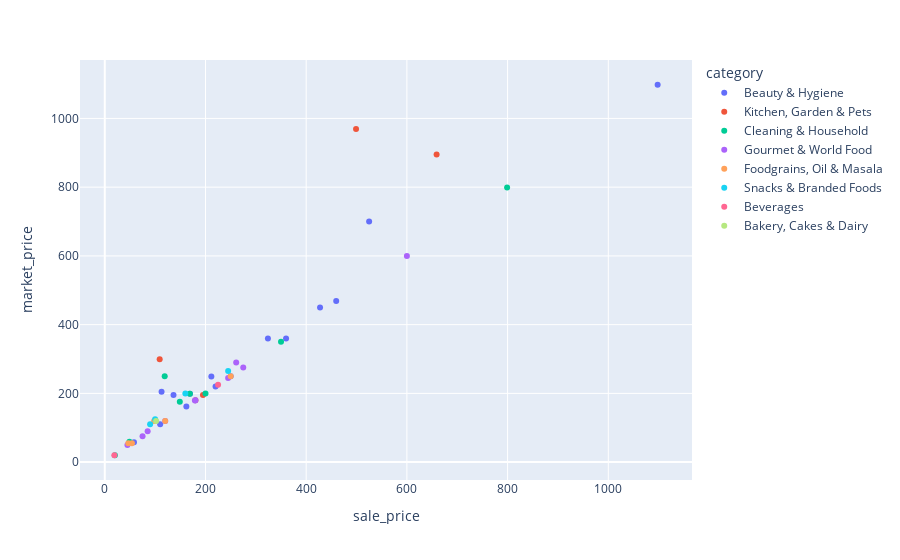

The notebook cell saved with this chart:
### Markdown cell above
#Types of Graphs
- Bubble plot
- Cluster plot
- barplot

### Code cell
px.scatter(df.head(50),y='market_price',x='sale_price',color='category')

### Figure 1 — Plotly figure (JSON) as saved in the notebook; plotly's stock layout.template omitted (floating-point values rounded to 4 significant figures)
{"data": [{"hovertemplate": "category=Beauty & Hygiene<br>sale_price=%{x}<br>market_price=%{y}<extra></extra>", "legendgroup": "Beauty & Hygiene", "marker": {"color": "#636efa", "symbol": "circle"}, "mode": "markers", "name": "Beauty & Hygiene", "orientation": "v", "showlegend": true, "type": "scatter", "x": [220, 162, 58, 250, 1098, 110, 324, 525, 169.2, 211.7, 136.5, 112.8, 427.5, 360, 459.6], "xaxis": "x", "y": [220, 162, 58, 250, 1098, 110, 360, 700, 199, 249, 195, 205, 450, 360, 469], "yaxis": "y"}, {"hovertemplate": "category=Kitchen, Garden & Pets<br>sale_price=%{x}<br>market_price=%{y}<extra></extra>", "legendgroup": "Kitchen, Garden & Pets", "marker": {"color": "#EF553B", "symbol": "circle"}, "mode": "markers", "name": "Kitchen, Garden & Pets", "orientation": "v", "showlegend": true, "type": "scatter", "x": [180, 195, 659, 499, 109], "xaxis": "x", "y": [180, 195, 895, 969, 299], "yaxis": "y"}, {"hovertemplate": "category=Cleaning & Household<br>sale_price=%{x}<br>market_price=%{y}<extra></extra>", "legendgroup": "Cleaning & Household", "marker": {"color": "#00cc96", "symbol": "circle"}, "mode": "markers", "name": "Cleaning & Household", "orientation": "v", "showlegend": true, "type": "scatter", "x": [119, 149, 169, 20, 350, 200, 49, 799], "xaxis": "x", "y": [250, 176, 199, 20, 350, 200, 59, 799], "yaxis": "y"}, {"hovertemplate": "category=Gourmet & World Food<br>sale_price=%{x}<br>market_price=%{y}<extra></extra>", "legendgroup": "Gourmet & World Food", "marker": {"color": "#ab63fa", "symbol": "circle"}, "mode": "markers", "name": "Gourmet & World Food", "orientation": "v", "showlegend": true, "type": "scatter", "x": [261, 600, 180, 120, 85.14, 45, 75, 275, 179, 245], "xaxis": "x", "y": [290, 600, 180, 120, 90, 50, 75, 275, 179, 245], "yaxis": "y"}, {"hovertemplate": "category=Foodgrains, Oil & Masala<br>sale_price=%{x}<br>market_price=%{y}<extra></extra>", "legendgroup": "Foodgrains, Oil & Masala", "marker": {"color": "#FFA15A", "symbol": "circle"}, "mode": "markers", "name": "Foodgrains, Oil & Masala", "orientation": "v", "showlegend": true, "type": "scatter", "x": [120, 53.9, 98, 46.75, 250], "xaxis": "x", "y": [120, 55, 120, 55, 250], "yaxis": "y"}, {"hovertemplate": "category=Snacks & Branded Foods<br>sale_price=%{x}<br>market_price=%{y}<extra></extra>", "legendgroup": "Snacks & Branded Foods", "marker": {"color": "#19d3f3", "symbol": "circle"}, "mode": "markers", "name": "Snacks & Branded Foods", "orientation": "v", "showlegend": true, "type": "scatter", "x": [245, 90, 160, 100], "xaxis": "x", "y": [265, 110, 200, 125], "yaxis": "y"}, {"hovertemplate": "category=Beverages<br>sale_price=%{x}<br>market_price=%{y}<extra></extra>", "legendgroup": "Beverages", "marker": {"color": "#FF6692", "symbol": "circle"}, "mode": "markers", "name": "Beverages", "orientation": "v", "showlegend": true, "type": "scatter", "x": [19, 225], "xaxis": "x", "y": [20, 225], "yaxis": "y"}, {"hovertemplate": "category=Bakery, Cakes & Dairy<br>sale_price=%{x}<br>market_price=%{y}<extra></extra>", "legendgroup": "Bakery, Cakes & Dairy", "marker": {"color": "#B6E880", "symbol": "circle"}, "mode": "markers", "name": "Bakery, Cakes & Dairy", "orientation": "v", "showlegend": true, "type": "scatter", "x": [102], "xaxis": "x", "y": [120], "yaxis": "y"}], "layout": {"autosize": true, "legend": {"title": {"text": "category"}, "tracegroupgap": 0}, "margin": {"t": 60}, "xaxis": {"anchor": "y", "autorange": true, "domain": [0, 1], "range": [-48.05, 1165.0], "title": {"text": "sale_price"}, "type": "linear"}, "yaxis": {"anchor": "x", "autorange": true, "domain": [0, 1], "range": [-63.47, 1181.0], "title": {"text": "market_price"}, "type": "linear"}}}
